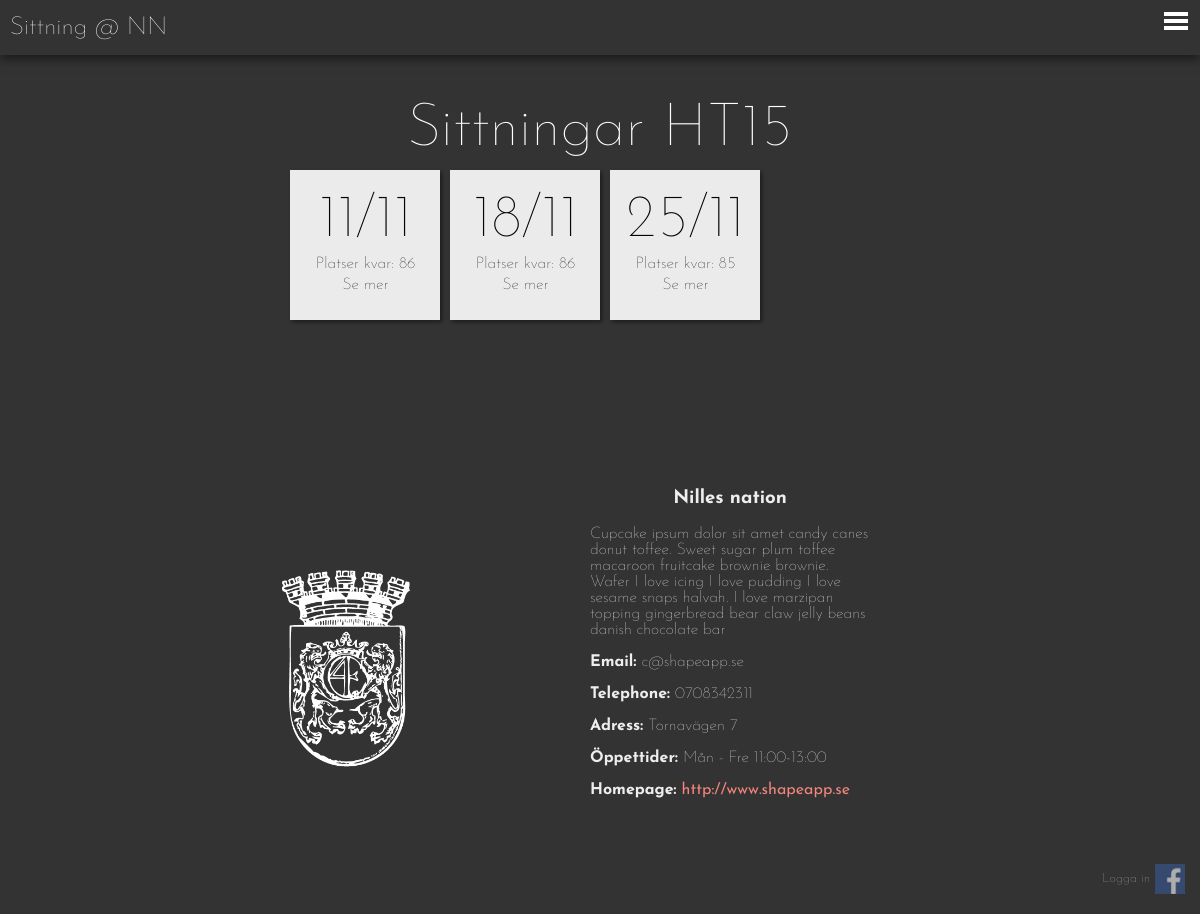
The page / on the database its author committed.
### tables this page shows
create table sitting (
	id 				    integer auto_increment,
	sittDate		   	date not null,
	appetiser   		varchar(50),
	main       			varchar(50),
	desert	    		varchar(50),
	prelDeadline	    date,
	payDeadline		    date,
	active				tinyint(1) DEFAULT 1,
	resName				varchar(30),
	primary key(id),
	foreign key(resName) references restaurant(name) ON UPDATE CASCADE
);

create table restaurant (
    name			varchar(30),
	nickname		varchar(30),
	email	    	varchar(50),
    telephone       varchar(30),
	homepage        varchar(70),
    hours	    	tinytext,
    address         varchar(70),
	deposit 		integer,
	price   		integer,
	size   			integer,
	summary 		tinytext,
    active          tinyint(1) DEFAULT 1,
	primary key(name)
);

### db/dbHandler.php (called while the page is built, shortened)
<?php
	require_once 'database.php';
	class DatabaseHandler extends DataConverter {
		private $db;
		public function __construct() {
			$this->db = new Database(DB_SERVER, DB_USERNAME, DB_PASSWORD, DB_DATABASE);
		}
		public function connect(){
			$this->db->openConnection();
		}
		public function disconnect(){
			$this->db->closeConnection();
		}
		public function getRestaurant($name){
			$sql = "SELECT * FROM restaurant WHERE name=?";
			$result = $this->db->executeQuery($sql, array($name));
			return $result[0];
			}
		public function getSittings($active) {
			$sql = "SELECT id, sittDate, active FROM sitting WHERE active=? AND sittDate >= NOW();";
			$result = $this->db->executeQuery($sql, array($active));
			return $result;
		}
		public function getSittingsSpots($active) {
			$sql = "SELECT s.id, count(*) as spots FROM sitting as s JOIN party as p JOIN partyparticipant as pp WHERE s.active=? AND s.id=p.sittId AND p.id=pp.partyId GROUP BY s.id";
			$result = $this->db->executeQuery($sql, array($active));
			return $result;
		}
	}
?>

### db/database.php (called while the page is built, shortened)
<?php
class Database {
  private $host;
  private $userName;
  private $password;
  private $database;
  private $conn;
  public function __construct($host, $userName, $password, $database) {
    $this->host = $host;
    $this->userName = $userName;
    $this->password = $password;
    $this->database = $database;
  }
  public function openConnection() {
    try {
      $this->conn = new PDO("mysql:host=$this->host;dbname=$this->database",
        $this->userName,  $this->password,
        array(PDO::MYSQL_ATTR_INIT_COMMAND => "SET NAMES utf8"));
      $this->conn->setAttribute(PDO::ATTR_ERRMODE, PDO::ERRMODE_EXCEPTION);
    } catch (PDOException $e) {
      $error = "Connection error: " . $e->getMessage();
      print $error . "<p>";
      unset($this->conn);
      return false;
    }
    return true;
  }
  public function closeConnection() {
    $this->conn = null;
  }
  public function isConnected() {
    return isset($this->conn);
  }
  public function executeQuery($query, $param = null) {
    try {
      $stmt = $this->conn->prepare($query);
      $stmt->execute($param);
      $result = $stmt->fetchAll();
    } catch (PDOException $e) {
      $error = "*** Internal error: " . $e->getMessage() . "<p>" . $query;
      die($error);
    }
    return $result;
  }
}
?>

### loginCheck.php (called while the page is built, shortened)
<?php
	require_once 'db/dbHandler.php';
	$loggedIn = false;
	$resName = 'Nilles nation';
	$dbHandler = new DatabaseHandler();
	$restaurant = $dbHandler->getRestaurant($resName);
?>

### index.php (the view, shortened to what this page needs)
<?php
    require_once 'header.php';
 	$dbHandler = new DatabaseHandler();
    $sittings = $dbHandler->getSittings(1);
    $sittingSpotsTaken = $dbHandler->getSittingsSpots(1);
	function spotsLeftTextify($spotsLeft, $resSize){
		return "Platser kvar: " . $spotsLeft;
		return "Platser kvar: " . $spotsLeft;
	}
 ?>
<div class="content">
	<div class="title">
		Sittningar HT15
	</div>
	<div class="event-grid">
		<?php
			foreach($sittings as $row => $s) {
				$date = date('j/n', strtotime($s[1]));
				$spotsTaken = 0;
				foreach ($sittingSpotsTaken as $key => $sst) {
					if($sst[0] == $s[0]){
						$spotsTaken = $sst[1];
					}
				}
                $spotsLeft = $restaurant[9] - $spotsTaken;
				?>
					<div class="event-window" id="<?php echo $s[0]; ?>">
					<a href="./sitting.php?sittId=<?php echo $s[0]; ?>" class="event-window-link">
						<div class="width">
							<div class="event-window-date">
								<?php echo $date; ?>
							</div>
							<div class="event-window-spots">
								<?php echo spotsLeftTextify($spotsLeft, $restaurant[6]);?>
							</div>
							<div class="event-window-button">
								 Se mer
							</div>
						</div>
					</a>
					</div>
		<?php } ?>
	</div>
</div>
<?php include 'footer.php'; ?>

### footer.php (shortened to what this page needs)
    <footer>
        <div class="logocontainer">
        </div>
        <div class="infocontainer">
            <h3><?php echo $restaurant[0]; ?></h3>
            <p><?php echo $restaurant[10]; ?></p>
            <div class="contactinformation">
                <p><strong>Email: </strong> <?php echo $restaurant[2] ?> </p>
                <p><strong>Telephone: </strong> <?php echo $restaurant[3]; ?> </p>
                <p><strong>Adress: </strong> <?php echo $restaurant[6]; ?> </p>
                <p><strong>Öppettider: </strong> <?php echo $restaurant[5]; ?> </p>
                <p><strong>Homepage: </strong> <a href="<?php echo $restaurant[4]; ?>"><?php echo $restaurant[4]; ?></a> </p>
            </div>
        </div>
    </footer>
    <?php if ($loggedIn): ?>
        <div class="fb-login">
            <a href="facebook-login/logout.php">
            <img src="https://graph.facebook.com/<?php echo $fbid; ?>/picture" />
            <span><?php echo $fbFullname; ?></span>
            <br />
            Logga ut</a>
        </div>
    <?php else : ?>
        <div class="fb-login">
            <img src="images/FB-logga.png" />
            <span class="login">Logga in</span>
        </div>
    <?php endif; ?>
	<div class="header">
		<a href="index.php">Sittning @ <?php echo $restaurant[1]; ?></a>
		<button class="header-button" id="open-button" onclick="toggleSide()">Open Menu</button>
	</div>
	</body>
</html>

### css/main.css (style rules this page uses)
body { margin: 0; padding: 0; font-family: 'Josefin Sans', sans-serif; font-weight: 100; background-color: #333; background-size: cover; background-position: 50% 50%; background-repeat: no-repeat; background-attachment: fixed; background-image: url("../images/table.jpg"); min-height: 100vw; min-height: 100vh; }
body .content { margin-top: 100px; max-width: 712px; width: 90%; margin-left: auto; margin-right: auto; padding-bottom: 50px; }
body .content .title, body .content h2 { width: 90%; margin: 0 auto; text-align: center; font-size: 60px; color: white; font-weight: 100; }
body .header { height: 55px; width: 100%; position: fixed; top: 0; background-color: #333; -moz-box-shadow: 0px 4px 10px rgba(0, 0, 0, 0.5); -webkit-box-shadow: 0px 4px 10px rgba(0, 0, 0, 0.5); box-shadow: 0px 4px 10px rgba(0, 0, 0, 0.5); }
body .header a { color: white; font-size: 25px; line-height: 55px; text-decoration: none; display: inline-block; margin-left: 10px; }
body .header .header-button { position: fixed; z-index: 9000; right: 0px; top: 0px; padding: 0; width: 2.5em; height: 2.25em; border: none; text-indent: 2.5em; font-size: 1.5em; color: transparent; background: transparent; outline: none; -webkit-transition: all 0.3s ease-in-out; -moz-transition: all 0.3s ease-in-out; -o-transition: all 0.3s ease-in-out; transition: all 0.3s ease-in-out; }
body .header .header-button::before { position: absolute; top: 0.5em; right: 0.5em; bottom: 1.0em; left: 1.0em; background: linear-gradient(#FFFFFF 20%, transparent 20%, transparent 40%, #FFFFFF 40%, #FFFFFF 60%, transparent 60%, transparent 80%, #FFFFFF 80%); content: ''; }
body footer { background-color: #333; padding: 100px; box-sizing: border-box; color: #eee; margin-top: 50px; position: relative; display: table; width: 100%; }
body footer .logocontainer { width: 200px; height: 200px; margin: 25px auto; background-image: url("../images/vitlogga.gif"); background-size: contain; background-repeat: no-repeat; background-position: 50% 50%; position: relative; display: inline-block; width: 49%; }
body footer h3 { text-align: center; }
body footer .infocontainer { max-width: 280px; margin: auto; position: relative; display: inline-block; width: 49%; }
body footer .infocontainer .contactinformation { max-width: 280px; margin: auto; }
body footer .infocontainer a { font-weight: 400; color: #f2867d; text-decoration: none; position: relative; }
body footer .infocontainer a::before { content: ''; position: absolute; top: 0; left: 0; width: 100%; height: 100%; border-bottom: 1px solid #4a6b83; opacity: 0; -webkit-transition: all 0.3s ease-in-out; -moz-transition: all 0.3s ease-in-out; -o-transition: all 0.3s ease-in-out; transition: all 0.3s ease-in-out; }
body .fb-login { height: 30px; position: fixed; display: block; bottom: 20px; right: 50px; opacity: 0.6; -webkit-transition: all 0.3s ease-in-out; -moz-transition: all 0.3s ease-in-out; -o-transition: all 0.3s ease-in-out; transition: all 0.3s ease-in-out; font-size: 13px; text-align: right; }
body .fb-login img { position: absolute; right: -35px; top: 0; width: 30px; height: 30px; vertical-align: middle; }
body .fb-login span { color: white; }
body .fb-login span.login { line-height: 30px; }
body .event-grid { margin-left: auto; margin-right: auto; width: 90%; }
body .event-grid .event-window { opacity: 0.9; background-color: white; margin-left: 10px; margin-top: 10px; float: left; width: 150px; height: 150px; -moz-box-shadow: 2px 2px 4px rgba(0, 0, 0, 0.5); -webkit-box-shadow: 2px 2px 4px rgba(0, 0, 0, 0.5); box-shadow: 2px 2px 4px rgba(0, 0, 0, 0.5); text-align: center; position: relative; -webkit-transition: all 0.3s ease-in-out; -moz-transition: all 0.3s ease-in-out; -o-transition: all 0.3s ease-in-out; transition: all 0.3s ease-in-out; box-sizing: border-box; border: 1px solid white; }
body .event-grid .event-window .event-window-link { left: 0; top: 0; position: absolute; -webkit-transition: all 0.3s ease-in-out; -moz-transition: all 0.3s ease-in-out; -o-transition: all 0.3s ease-in-out; transition: all 0.3s ease-in-out; transform: scale(1); color: black; width: 100%; height: 100%; text-decoration: none; z-index: 0; }
body .event-grid .event-window .width { width: 150px; overflow: hidden; }
body .event-grid .event-window .width .event-window-date { margin-top: 20px; font-size: 60px; }
body .event-grid .event-window .width .event-window-spots { margin-top: 5px; }
body .event-grid .event-window .width .event-window-button { margin-top: 5px; }

### rows shown on the page
sitting: sittDate "11/11", restaurant "Platser kvar: 86"
sitting: sittDate "18/11", restaurant "Platser kvar: 86"
sitting: sittDate "25/11", restaurant "Platser kvar: 85"
restaurant: name "Nilles nation", summary "Cupcake ipsum dolor sit amet candy canes donut toffee. Sweet sugar plum toffee macaroon fruitcake brownie brownie. Wafer I love icing I love pudding I love sesame snaps halvah. I love marzipan topping gingerbread bear claw jelly beans danish chocolate bar", email "c@shapeapp.se", telephone "0708342311", address "Tornavägen 7", hours "Mån - Fre 11:00-13:00", homepage "http://www.shapeapp.se", nickname "NN"
